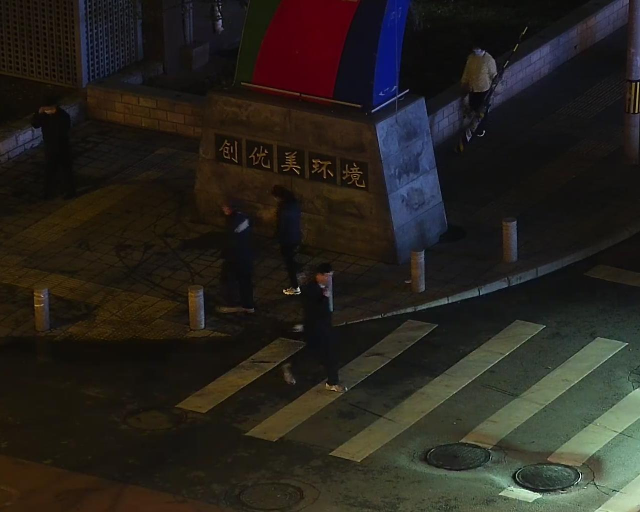
#> input picture test_data/Vis/1.jpg, 1280 x 1024 px (shown at 1/2 size); its folder holds only this picture in this run
$ python noise.py
#> lines starting #> are read from the running program, lines starting #| are printed output that depends on the picture
import glob

import skimage
from PIL import Image
import numpy as np
import cv2


def main_loc(path):
    # 读取图片
#> called with path = 'test_data/Vis/1.jpg'
    img = cv2.imread(path)
#> img is the input picture: shape (1024, 1280, 3); mean B, G, R 29.7, 35.3, 38.8
    # 设置高斯分布的均值和方差
    mean = 100
    # 设置高斯分布的标准差
    sigma = 10
    # 根据均值和标准差生成符合高斯分布的噪声
    #gauss = np.random.normal(mean, sigma, (128, 128, 3))
    gauss = np.random.normal(mean, sigma, (1024, 1280, 3))
    # 给图片添加高斯噪声
    noisy_img = img + gauss
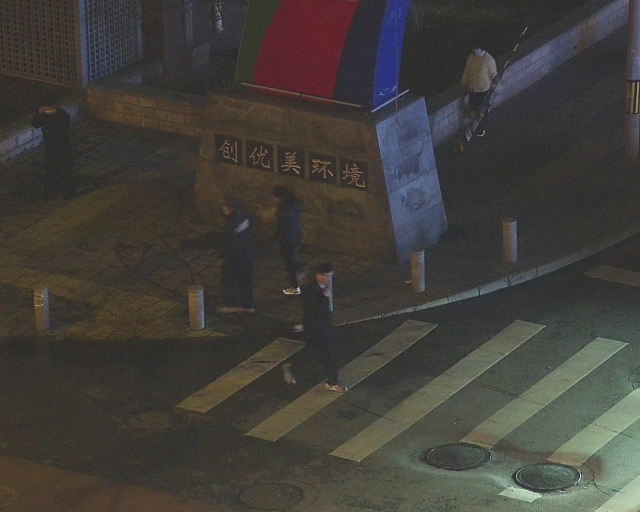
#> noisy_img: shape (1024, 1280, 3) float64 (shown at 1/2 size); mean B, G, R 129.7, 135.3, 138.8; drawn with min black and max white
    # 设置图片添加高斯噪声之后的像素值的范围
    noisy_img = np.clip(noisy_img, a_min=0, a_max=255)
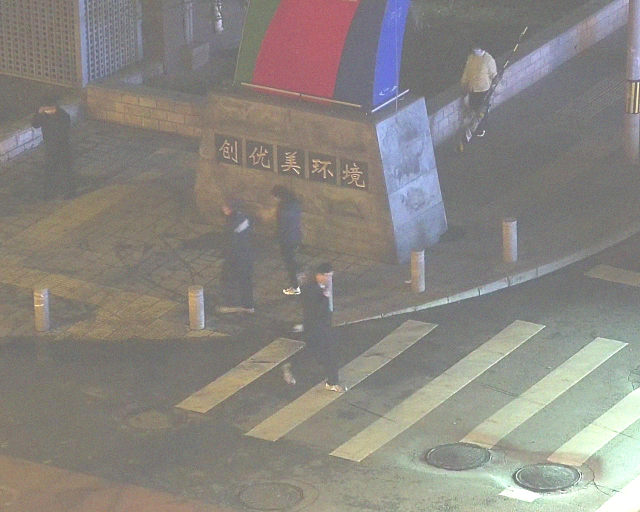
#> noisy_img: shape (1024, 1280, 3) float64 (shown at 1/2 size); mean B, G, R 129.6, 135, 138.7
    # 保存图片
    save_path = path.replace('Vis', 'Vis_noised')
    print(save_path)
    cv2.imwrite(save_path, noisy_img)

import tqdm
if __name__ == '__main__':
    name_list = glob.glob('test_data/Vis/*.jpg')
    #name_list = glob.glob('/home/groupyun/桌面/sdd/MT-fuse-code/datasets/Vis/*.jpg')
    idx=0
    for name in name_list:
        main_loc(name)
        print(idx)
        idx=idx+1

$ run again, on test_data/Vis/3.jpg
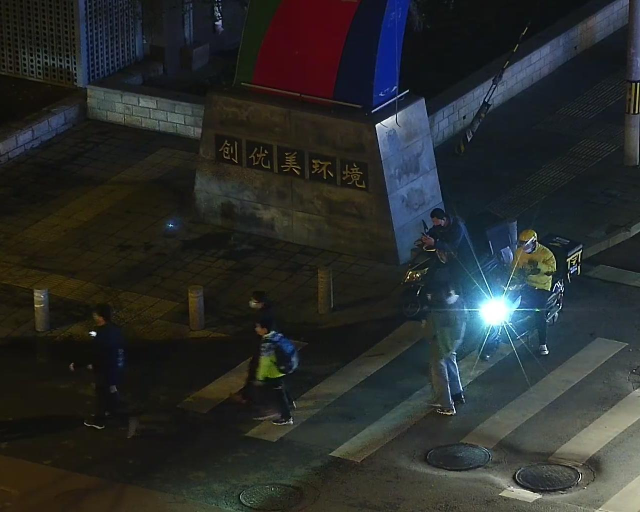
#> input picture test_data/Vis/3.jpg, 1280 x 1024 px (shown at 1/2 size)
#> in main_loc, img is the input picture: shape (1024, 1280, 3); mean B, G, R 43, 44.1, 41.2
#> in main_loc, `noisy_img = img + gauss`:
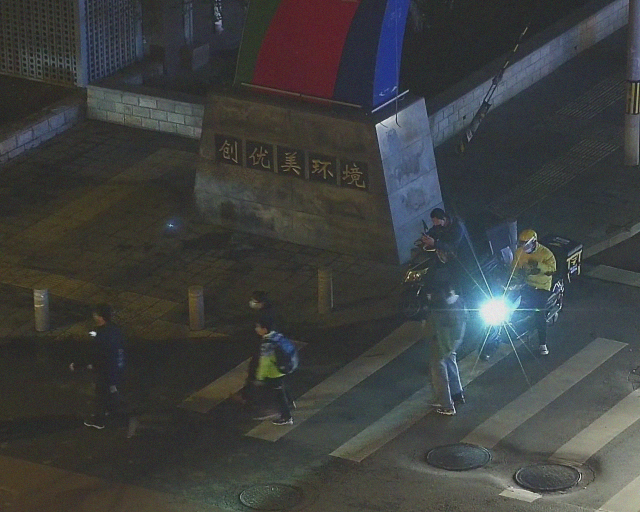
#> noisy_img: shape (1024, 1280, 3) float64 (shown at 1/2 size); mean B, G, R 143, 144.1, 141.2; drawn with min black and max white
#> in main_loc, `noisy_img = np.clip(noisy_img, a_min=0, a_max=255)`:
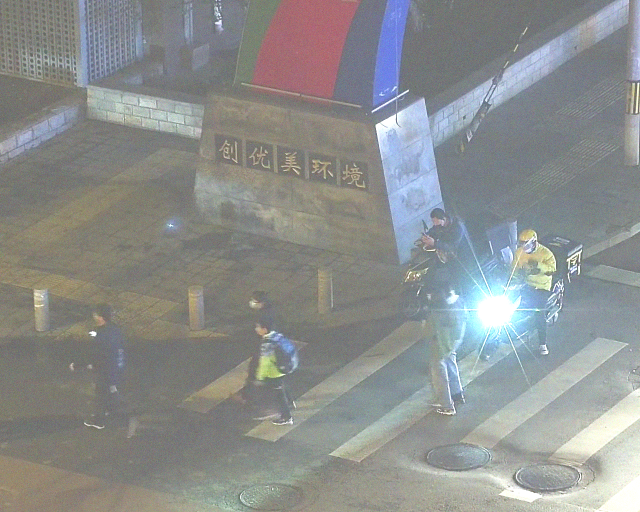
#> noisy_img: shape (1024, 1280, 3) float64 (shown at 1/2 size); mean B, G, R 142.3, 143.5, 140.8

$ run again, on test_data/Vis/4.jpg
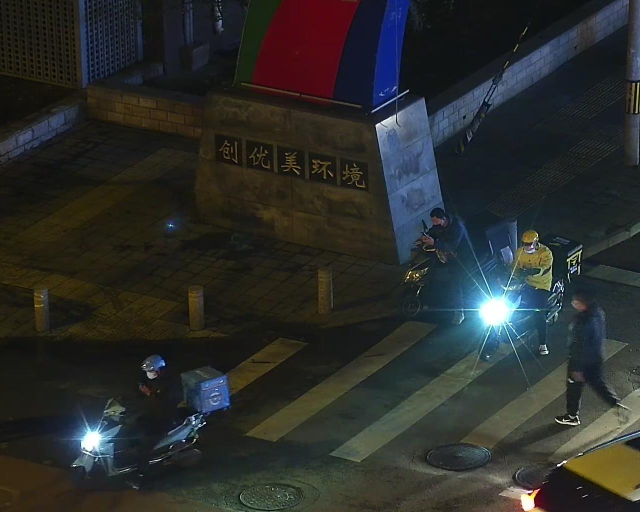
#> input picture test_data/Vis/4.jpg, 1280 x 1024 px (shown at 1/2 size)
#> in main_loc, img is the input picture: shape (1024, 1280, 3); mean B, G, R 43.1, 45.1, 43
#> in main_loc, `noisy_img = img + gauss`:
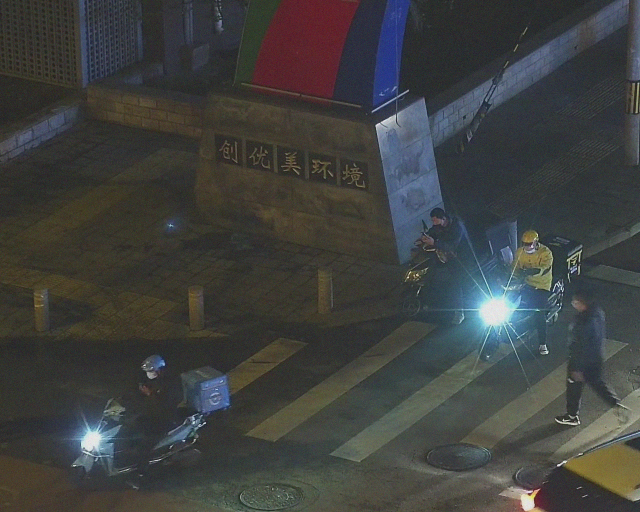
#> noisy_img: shape (1024, 1280, 3) float64 (shown at 1/2 size); mean B, G, R 143.1, 145.1, 143; drawn with min black and max white
#> in main_loc, `noisy_img = np.clip(noisy_img, a_min=0, a_max=255)`:
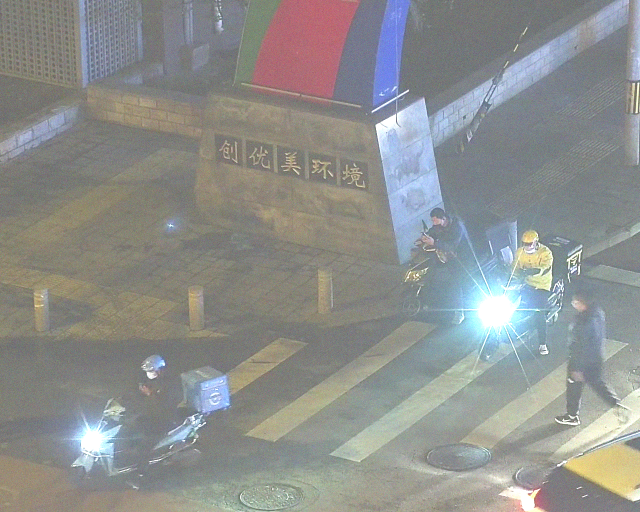
#> noisy_img: shape (1024, 1280, 3) float64 (shown at 1/2 size); mean B, G, R 142.2, 144.4, 142.5

$ run again, on test_data/Vis/5.jpg
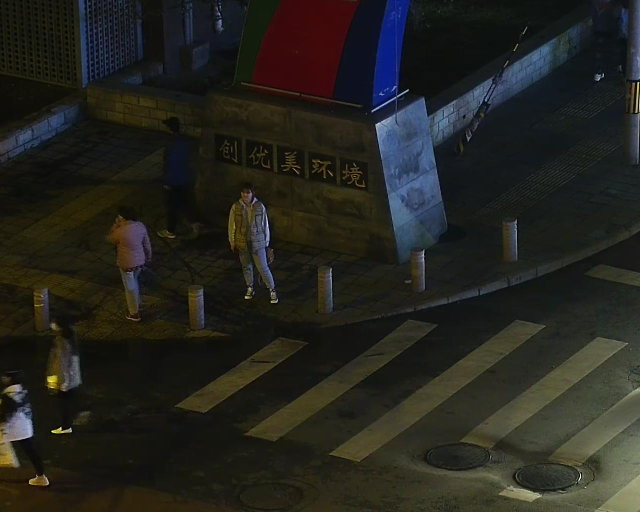
#> input picture test_data/Vis/5.jpg, 1280 x 1024 px (shown at 1/2 size)
#> in main_loc, img is the input picture: shape (1024, 1280, 3); mean B, G, R 30.3, 35.9, 36
#> in main_loc, `noisy_img = img + gauss`:
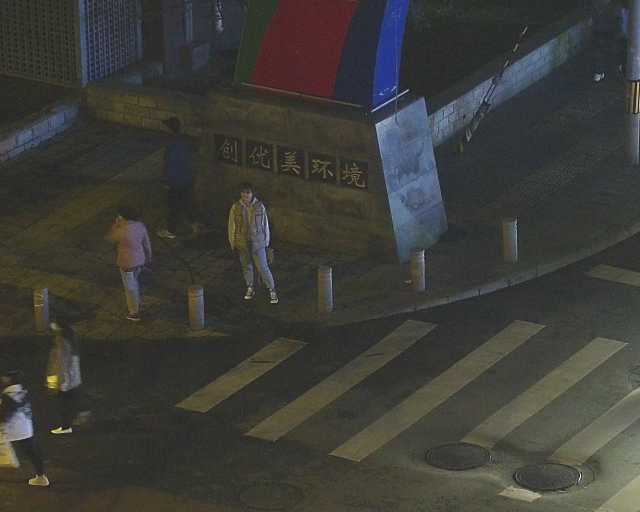
#> noisy_img: shape (1024, 1280, 3) float64 (shown at 1/2 size); mean B, G, R 130.3, 135.9, 136; drawn with min black and max white
#> in main_loc, `noisy_img = np.clip(noisy_img, a_min=0, a_max=255)`:
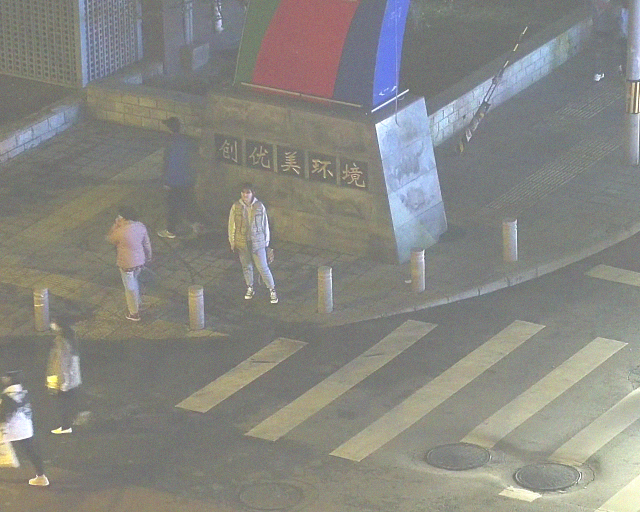
#> noisy_img: shape (1024, 1280, 3) float64 (shown at 1/2 size); mean B, G, R 130.2, 135.8, 136
